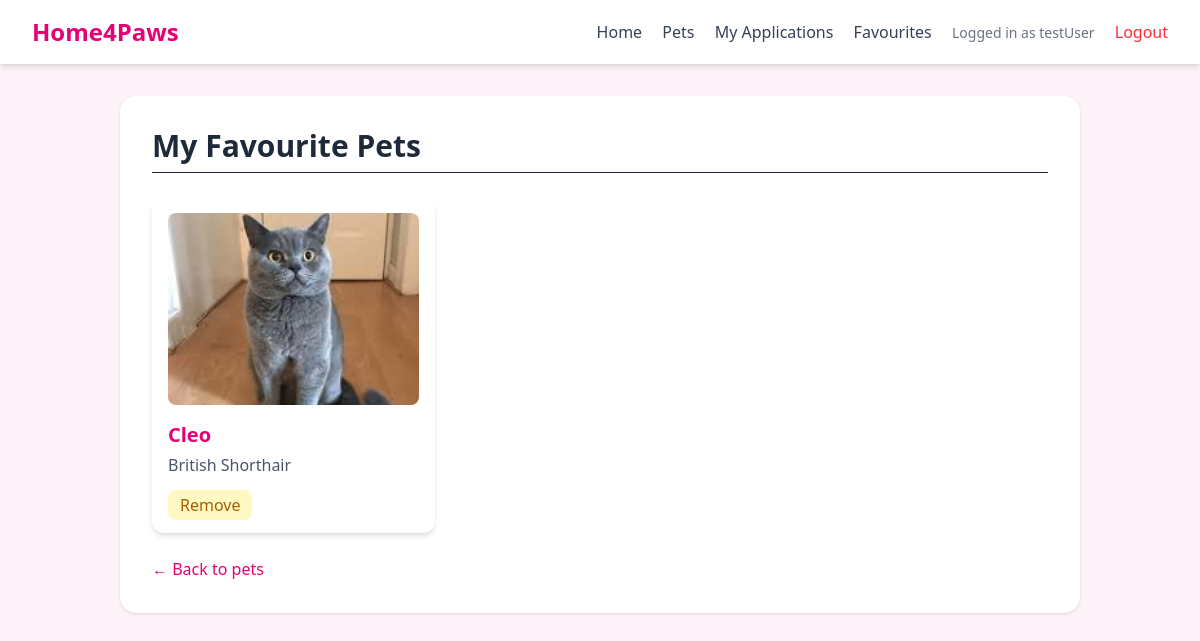
Screenshot of /my-favourites/ (signed in) with the database file from the repository.
### core/models.py (models this page shows, shortened)
class Favourite(models.Model):
    user = models.ForeignKey(User, on_delete=models.CASCADE)
    pet = models.ForeignKey(Pet, on_delete=models.CASCADE)
    created_at = models.DateTimeField(auto_now_add=True)
    class Meta:
        unique_together = ('user', 'pet')

class Pet(models.Model):#all of the pets
    PET_TYPE_CHOICES = [
        ('DOG', 'Dog'),
        ('CAT', 'Cat'),
        ('OTHER', 'Other'),
    ]
    STATUS_CHOICES = [
        ('AVAILABLE', 'Available'),
        ('ADOPTED', 'Adopted'),
    ]
    shelter = models.ForeignKey(Shelter, on_delete=models.CASCADE)
    name = models.CharField(max_length=100)
    pet_type = models.CharField(max_length=10, choices=PET_TYPE_CHOICES)
    breed = models.CharField(max_length=100)
    age = models.IntegerField()
    gender = models.CharField(max_length=10)
    description = models.TextField()
    vaccination_status = models.BooleanField(default=False)
    status = models.CharField(max_length=10, choices=STATUS_CHOICES, default='AVAILABLE')
    image = models.ImageField(upload_to='pet_images/', blank=True, null=True)

### core/views.py (the view)
# urls.py: path('my-favourites/', views.my_favourites, name='my_favourites'),
@login_required
def my_favourites(request):
    if request.user.profile.role != 'ADOPTER':
        return HttpResponseForbidden("Only adopters can view favourites.")
    favourites = Favourite.objects.filter(user=request.user)
    return render(request, 'core/my_favourites.html', {'favourites': favourites})

### core/templates/core/my_favourites.html
{% extends 'core/base.html' %}
{% block content %}
<h1 class="text-3xl font-bold text-gray-800 mb-6 border-b pb-2">
    My Favourite Pets
</h1>
<div class="grid grid-cols-1 md:grid-cols-2 lg:grid-cols-3 gap-6">
    {% for favourite in favourites %}
        <div class="bg-white rounded-xl shadow-md p-4 hover:shadow-lg transition">
            {% if favourite.pet.image %}
                <img src="{{ favourite.pet.image.url }}"
                     alt="{{ favourite.pet.name }}"
                     class="w-full h-48 object-cover rounded-lg mb-4">
            {% endif %}
            <a href="{% url 'pet_detail' favourite.pet.id %}">
                <h2 class="text-xl font-semibold text-pink-600 hover:text-pink-700">
                    {{ favourite.pet.name }}
                </h2>
            </a>
            <p class="text-gray-600 mt-1">
                {{ favourite.pet.breed }}
            </p>
            <div class="mt-4">
                <a href="{% url 'toggle_favourite' favourite.pet.id %}"
                   class="bg-yellow-100 text-yellow-700 px-3 py-1 rounded-lg hover:bg-yellow-200">
                    Remove
                </a>
            </div>
        </div>
    {% empty %}
        <p class="text-gray-600">You have no favourite pets yet.</p>
    {% endfor %}
</div>
<div class="mt-6">
    <a href="{% url 'pet_list' %}" class="text-pink-600 hover:underline">
        ← Back to pets
    </a>
</div>
{% endblock %}

### core/templates/core/base.html (shortened to what this page needs)
<!DOCTYPE html>
<html>
<head>
    <script src="https://cdn.jsdelivr.net/npm/@tailwindcss/browser@4"></script>
</head>
<body class="bg-pink-50 min-h-screen text-gray-800">
<nav class="bg-white shadow-md px-8 py-4 flex justify-between items-center">
    <h1 class="text-2xl font-bold text-pink-600">Home4Paws</h1>
    <div class="space-x-4">
        <a class="text-gray-700 hover:text-pink-600" href="{% url 'home' %}">Home</a>
        <a class="text-gray-700 hover:text-pink-600" href="{% url 'pet_list' %}">Pets</a>
        {% if user.is_authenticated %}
            {% if user.profile.role == 'ADOPTER' %}
                <a class="text-gray-700 hover:text-pink-600" href="{% url 'my_applications' %}">My Applications</a>
                <a class="text-gray-700 hover:text-pink-600" href="{% url 'my_favourites' %}">Favourites</a>
            {% endif %}
            <span class="text-sm text-gray-500">Logged in as {{ user.username }}</span>
            <a class="text-red-500 hover:text-red-700" href="{% url 'logout' %}">Logout</a>
        {% else %}
            <a class="bg-pink-500 text-white px-4 py-2 rounded-lg hover:bg-pink-600" href="{% url 'login' %}">Login</a>
        {% endif %}
    </div>
</nav>
<main class="max-w-5xl mx-auto p-8">
    <div class="bg-white rounded-2xl shadow p-8">
        {% block content %}
        {% endblock %}
    </div>
</main>
</body>
</html>

### rows the page displays
Favourite: pet.image (picture), pet.name "Cleo", pet.breed "British Shorthair"

### other values shown
{{ user.username }} "testUser"
